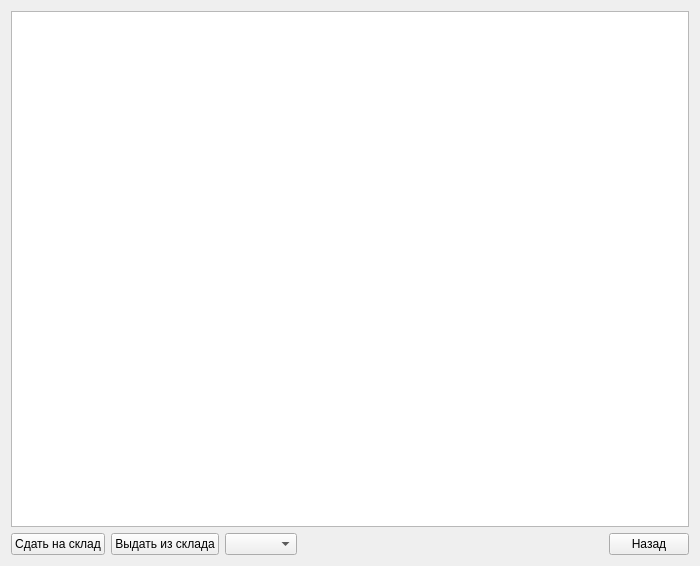
<?xml version="1.0" encoding="UTF-8"?>
<ui version="4.0">
 <class>StockForma</class>
 <widget class="QWidget" name="StockForma">
  <property name="geometry">
   <rect>
    <x>0</x>
    <y>0</y>
    <width>700</width>
    <height>566</height>
   </rect>
  </property>
  <property name="windowTitle">
   <string>Form</string>
  </property>
  <layout class="QGridLayout" name="gridLayout_3">
   <item row="0" column="0">
    <layout class="QGridLayout" name="gridLayout_2">
     <item row="0" column="0">
      <widget class="QTableView" name="tableViewStock"/>
     </item>
     <item row="1" column="0">
      <layout class="QGridLayout" name="gridLayout">
       <item row="0" column="0">
        <widget class="QPushButton" name="pushButtonStockIn">
         <property name="text">
          <string>Сдать на склад</string>
         </property>
        </widget>
       </item>
       <item row="0" column="1">
        <widget class="QPushButton" name="pushButtonStockOut">
         <property name="text">
          <string>Выдать из склада</string>
         </property>
        </widget>
       </item>
       <item row="0" column="2">
        <widget class="QComboBox" name="comboBoxSort"/>
       </item>
       <item row="0" column="3">
        <spacer name="horizontalSpacer">
         <property name="orientation">
          <enum>Qt::Horizontal</enum>
         </property>
         <property name="sizeType">
          <enum>QSizePolicy::Expanding</enum>
         </property>
         <property name="sizeHint" stdset="0">
          <size>
           <width>138</width>
           <height>20</height>
          </size>
         </property>
        </spacer>
       </item>
       <item row="0" column="4">
        <widget class="QPushButton" name="pushButtonReturn">
         <property name="text">
          <string>Назад</string>
         </property>
        </widget>
       </item>
      </layout>
     </item>
    </layout>
   </item>
  </layout>
 </widget>
 <resources/>
 <connections/>
</ui>
